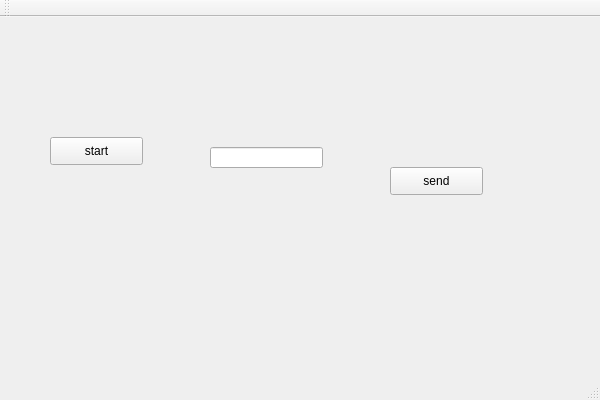
<?xml version="1.0" encoding="UTF-8"?>
<ui version="4.0">
 <class>QtNetworkServerClass</class>
 <widget class="QMainWindow" name="QtNetworkServerClass">
  <property name="geometry">
   <rect>
    <x>0</x>
    <y>0</y>
    <width>600</width>
    <height>400</height>
   </rect>
  </property>
  <property name="windowTitle">
   <string>QtNetworkServer</string>
  </property>
  <widget class="QWidget" name="centralWidget">
   <widget class="QPushButton" name="m_btStart">
    <property name="geometry">
     <rect>
      <x>50</x>
      <y>120</y>
      <width>93</width>
      <height>28</height>
     </rect>
    </property>
    <property name="text">
     <string>start</string>
    </property>
   </widget>
   <widget class="QPushButton" name="m_btSend">
    <property name="geometry">
     <rect>
      <x>390</x>
      <y>150</y>
      <width>93</width>
      <height>28</height>
     </rect>
    </property>
    <property name="text">
     <string>send</string>
    </property>
   </widget>
   <widget class="QLineEdit" name="lineEdit">
    <property name="geometry">
     <rect>
      <x>210</x>
      <y>130</y>
      <width>113</width>
      <height>21</height>
     </rect>
    </property>
   </widget>
  </widget>
  <widget class="QMenuBar" name="menuBar">
   <property name="geometry">
    <rect>
     <x>0</x>
     <y>0</y>
     <width>600</width>
     <height>26</height>
    </rect>
   </property>
  </widget>
  <widget class="QToolBar" name="mainToolBar">
   <attribute name="toolBarArea">
    <enum>TopToolBarArea</enum>
   </attribute>
   <attribute name="toolBarBreak">
    <bool>false</bool>
   </attribute>
  </widget>
  <widget class="QStatusBar" name="statusBar"/>
 </widget>
 <layoutdefault spacing="6" margin="11"/>
 <resources>
  <include location="qtnetworkserver.qrc"/>
 </resources>
 <connections/>
</ui>
